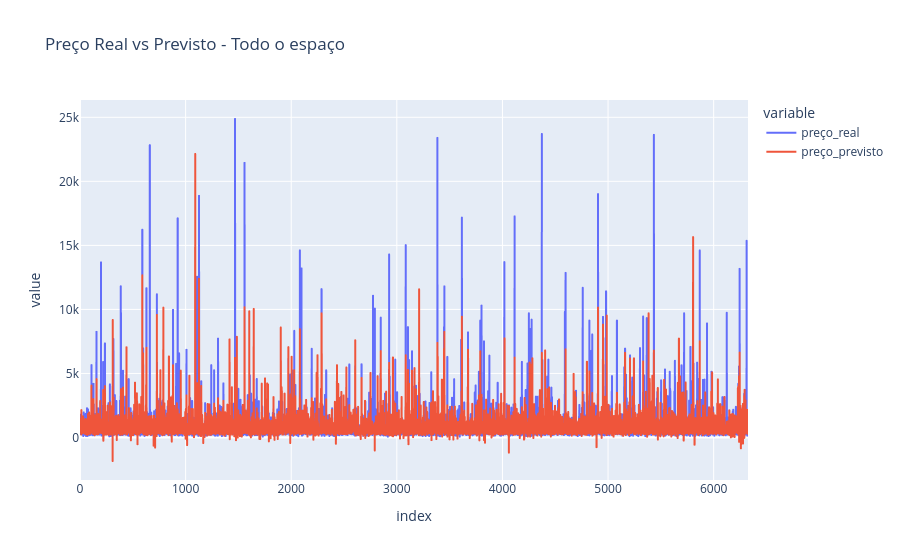

Source (notebook cell):
### Markdown cell above
Outlier grande em valores máximos para comparado com o terceiro quartil (75% da base de dados), como pode ser visto, e pode estar estragando a regressão ou o teste.

### Code cell
import pandas as pd
import plotly.express as px

nome_do_grupo = 'Todo o espaço' 

y_real = predicoes_pricing[CASO]['lasso'][nome_do_grupo]['y_test']
y_previsto = predicoes_pricing[CASO]['lasso'][nome_do_grupo]['y_pred']

df_grupo_original = dfs_por_quartos[nome_do_grupo].dropna()
X_grupo = df_grupo_original.drop(columns=['price_cleaned'])
y_grupo = df_grupo_original['price_cleaned'].values

_, X_test_grupo, _, _ = train_test_split(
    X_grupo, y_grupo, test_size=0.2, random_state=RANDOM_SEED
)

df_grupo = pd.DataFrame({
    'id_imovel': X_test_grupo['id'], 
    'preço_real': y_real,            
    'preço_previsto': y_previsto     
})

df_grupo.reset_index(drop=True, inplace=True)
df_grupo['erro (%)'] = ((df_grupo['preço_real'] - df_grupo['preço_previsto']).abs() / df_grupo['preço_real'])*100

fig = px.line(df_grupo, y=['preço_real', 'preço_previsto'], 
              title=f"Preço Real vs Previsto - {nome_do_grupo}")
fig.show()

print(f"Exemplos com erro >= 10% para {nome_do_grupo}:")
print(df_grupo[df_grupo['erro (%)'] >= 10].head())

### Figure 1 — Plotly figure (JSON) as saved in the notebook; plotly's stock layout.template omitted (floating-point values rounded to 4 significant figures; data arrays with more than 128 entries replaced by an {"elided": "..."} marker saying what was removed)
{"data": [{"hovertemplate": "variable=preço_real<br>index=%{x}<br>value=%{y}<extra></extra>", "legendgroup": "preço_real", "line": {"color": "#636efa", "dash": "solid"}, "marker": {"symbol": "circle"}, "mode": "lines", "name": "preço_real", "showlegend": true, "type": "scattergl", "x": {"elided": "6326 int values"}, "xaxis": "x", "y": {"elided": "6326 float values"}, "yaxis": "y"}, {"hovertemplate": "variable=preço_previsto<br>index=%{x}<br>value=%{y}<extra></extra>", "legendgroup": "preço_previsto", "line": {"color": "#EF553B", "dash": "solid"}, "marker": {"symbol": "circle"}, "mode": "lines", "name": "preço_previsto", "showlegend": true, "type": "scattergl", "x": {"elided": "6326 int values"}, "xaxis": "x", "y": {"elided": "6326 float values"}, "yaxis": "y"}], "layout": {"legend": {"title": {"text": "variable"}, "tracegroupgap": 0}, "title": {"text": "Preço Real vs Previsto - Todo o espaço"}, "xaxis": {"anchor": "y", "domain": [0, 1], "title": {"text": "index"}}, "yaxis": {"anchor": "x", "domain": [0, 1], "title": {"text": "value"}}}}
